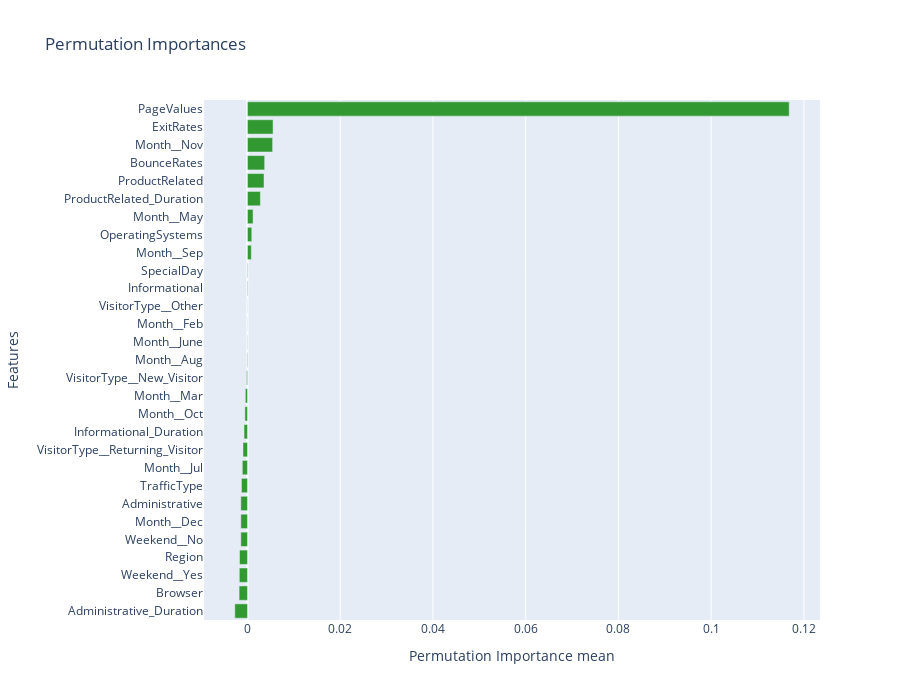

Source (notebook cell):
### Code cell
fig = go.Figure()
fig.add_trace(
    go.Bar(
        x=result.importances[perm_sorted_idx].mean(axis=1).T,
        y=X_train.columns[perm_sorted_idx],
        orientation="h",
        marker_color="#329932",
    )
)
fig.update_layout(
    title="Permutation Importances",
    yaxis=dict(title="Features"),
    xaxis=dict(title="Permutation Importance mean"),
    height=700,
)
fig.show()

### Figure 1 — Plotly figure (JSON) as saved in the notebook; plotly's stock layout.template omitted (floating-point values rounded to 4 significant figures)
{"data": [{"marker": {"color": "#329932"}, "orientation": "h", "type": "bar", "x": [-0.002734, -0.001807, -0.001761, -0.001715, -0.001437, -0.001437, -0.001437, -0.001297, -0.001112, -0.0009731, -0.0007414, -0.0005561, -0.0004634, -0.0001854, -9.268e-05, -4.634e-05, 0, 0, 9.268e-05, 9.268e-05, 0.0008341, 0.0009268, 0.001205, 0.00278, 0.003568, 0.003707, 0.005422, 0.005514, 0.1168], "y": ["Administrative_Duration", "Browser", "Weekend__Yes", "Region", "Weekend__No", "Month__Dec", "Administrative", "TrafficType", "Month__Jul", "VisitorType__Returning_Visitor", "Informational_Duration", "Month__Oct", "Month__Mar", "VisitorType__New_Visitor", "Month__Aug", "Month__June", "Month__Feb", "VisitorType__Other", "Informational", "SpecialDay", "Month__Sep", "OperatingSystems", "Month__May", "ProductRelated_Duration", "ProductRelated", "BounceRates", "Month__Nov", "ExitRates", "PageValues"]}], "layout": {"height": 700, "title": {"text": "Permutation Importances"}, "xaxis": {"title": {"text": "Permutation Importance mean"}}, "yaxis": {"title": {"text": "Features"}}}}
